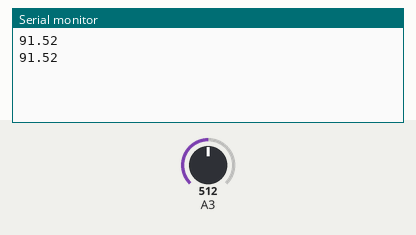
Simulated run of this sketch. Board: Arduino Uno, built with avr-gcc and run on an emulated ATmega328P. Shown: the last lines printed to the serial monitor. The test bench sets the inputs (shaded band); at power-on: A3 = 512.

Above: at 1.8 s.
1.9 s: A3 set to 716
At 2.8 s:
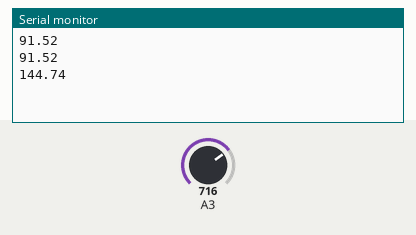
3.4 s: A3 set to 900
At 4.8 s:
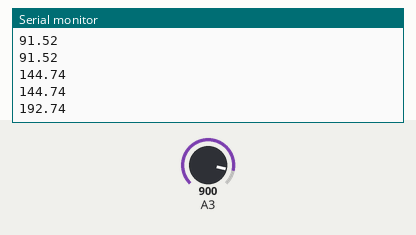
Timing chart, 0 to 6.4 s (numbered marks = the images above; inputs shaded):
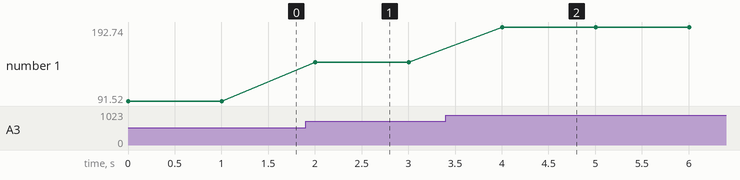

Measured:
- after the input at 1.9 s, the serial monitor: prints a new line after 0.10 s (image 1)
- after the input at 3.4 s, the serial monitor: prints a new line after 0.60 s (image 2)
- plotted number 1: 91.52 → 144.74 after the input at 1.9 s, 144.74 → 192.74 after the input at 3.4 s

The sketch:

TempSensor.ino
```cpp
void setup() {
  Serial.begin(9600);
}

void loop() {
  Serial.println(calibrateSensor(readTempSensor()));
  delay(1000);
}

int readTempSensor(){
  int sensorValue = analogRead(A3);
  return sensorValue;
}

float calibrateSensor(int raw){
  float y1 = 13; //cold deg C
  float y2 = 55; //hot deg C
  float x1 = 211; //cold adu
  float x2 = 372; //hot adu

  float m = (y2-y1)/(x2-x1);
  float b = y1 - m* x1;
  return raw*m+b;
}
```
